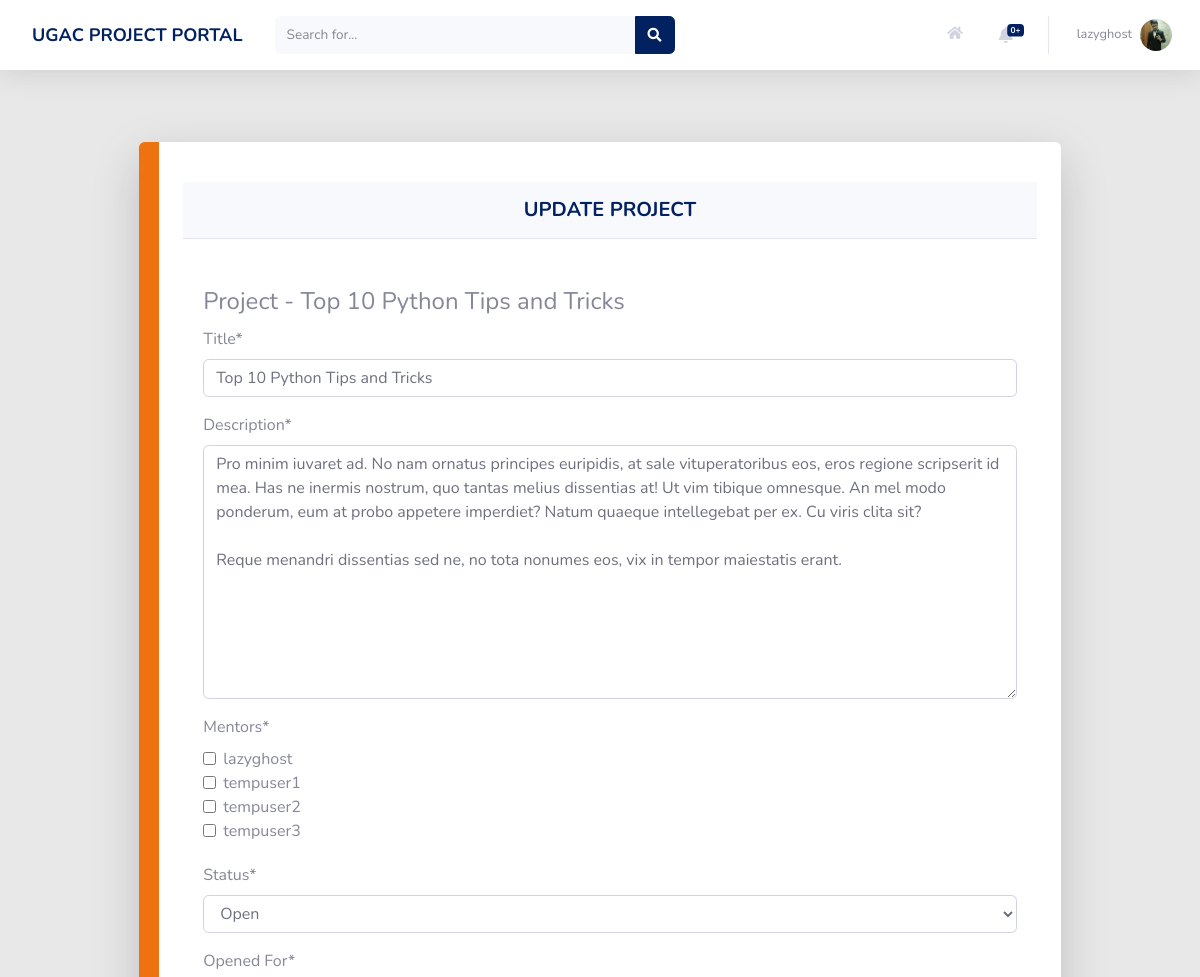
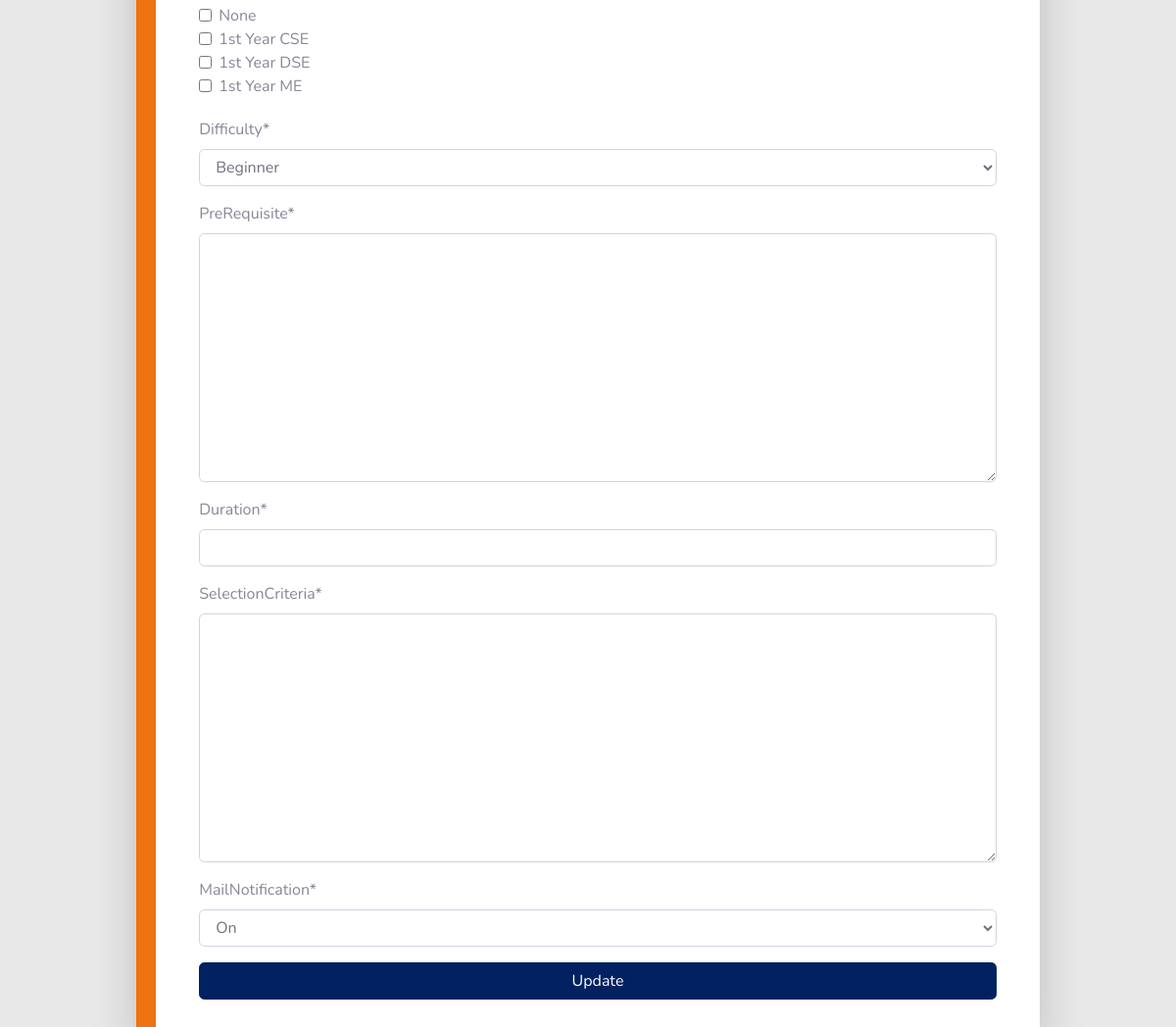
Before: /project/26/update (signed in) with the older database file (2 pictures, top to bottom).
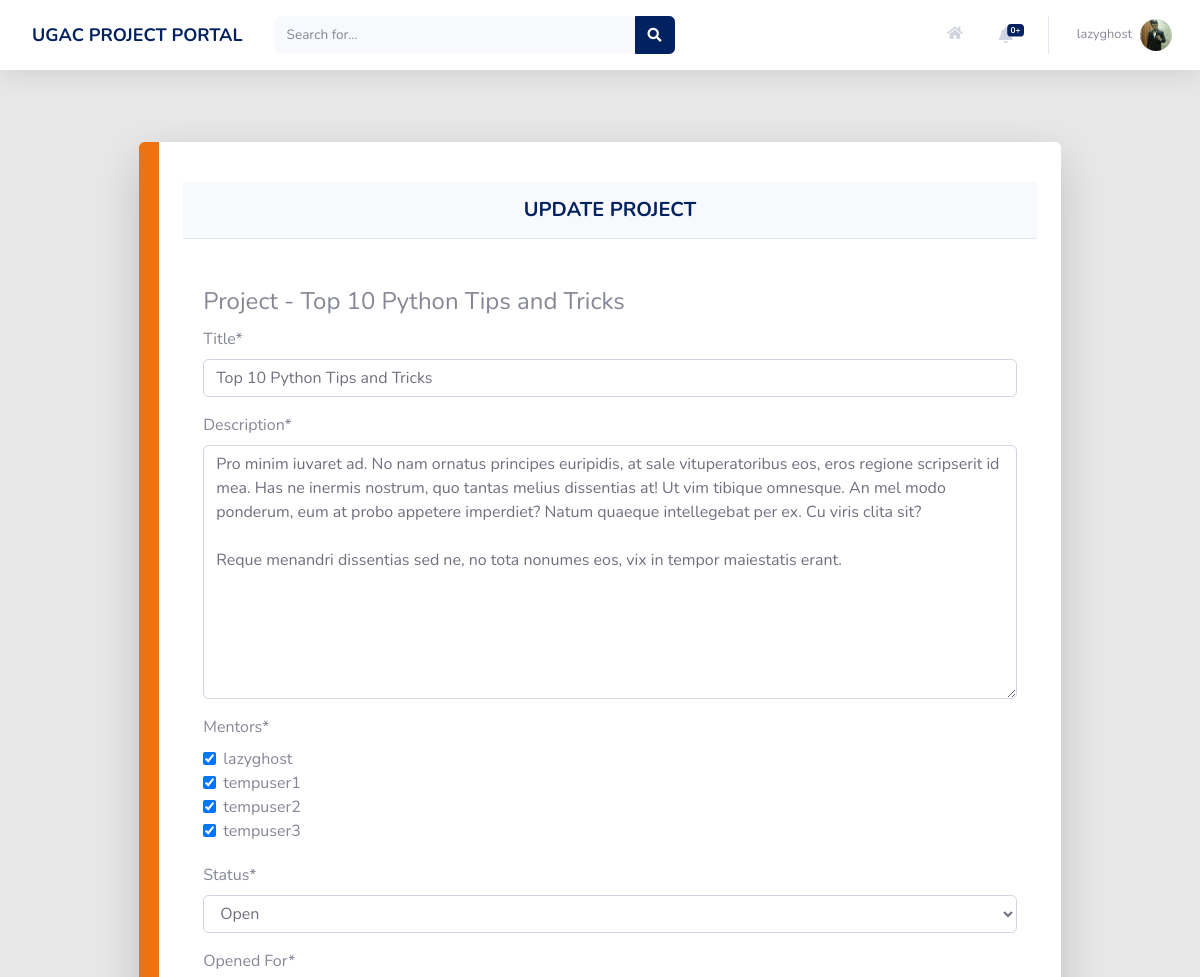
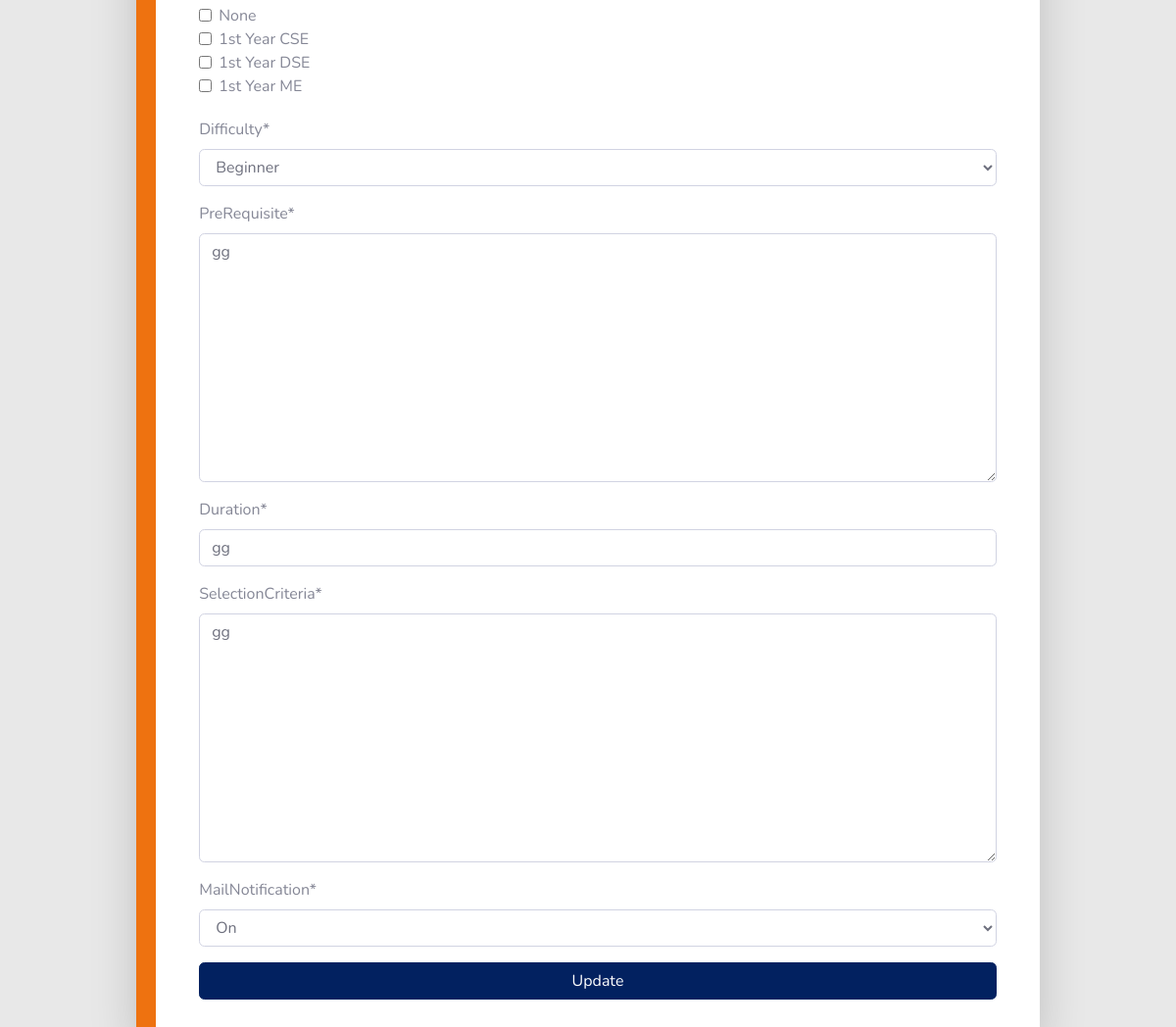
After: the same page with the newer database file (2 pictures, top to bottom).
### home/models.py (models this page shows, shortened)
class Project(models.Model):
    Title = models.CharField(max_length=30)
    Description = models.TextField()
    FloatedBy = models.ForeignKey(User, on_delete=models.CASCADE)
    Mentors = models.ManyToManyField(User, related_name='Mentors', blank = True)
    Status = models.CharField(max_length=10, choices=STATUS_CHOICES, default='Open')
    OpenedFor = models.CharField(max_length=300)
    Difficulty = models.CharField(max_length=15, choices=DIFFICULTY_CHOICES, default='Beginner')
    PreRequisite = models.TextField()
    Duration = models.CharField(max_length=30)
    DatePosted = models.DateTimeField(default = timezone.now)
    SelectionCriteria = models.TextField()
    MailNotification = models.CharField(max_length=5, choices=NOTIFICATION_CHOICES,default='On')
    ApplyRequest = models.ManyToManyField(User, related_name='ApplyRequest', blank = True)
    AlreadyApplied = models.ManyToManyField(User, related_name='AlreadyApplied', blank = True)

### home/decorators.py (the view)
    def wrap(request, *args, **kwargs):
        project = Project.objects.get(pk=kwargs['project_id'])
        if project.FloatedBy == request.user:
            return function(request, *args, **kwargs)
        else:
            raise PermissionDenied

### home/templates/home/projectUpdate.html (shortened to what this page needs)
{% extends 'home/base.html' %}
{% load crispy_forms_tags %}
{% block content %}
<div >
	<br>
	<br>
		<div class="container card shadow-lg py-3" style="width:80%; border-left: 20px solid #EE7210">
			<br>
			<div class="card-header py-3" >
		      <h5 class="m-0 font-weight-bold text-primary text-center">UPDATE PROJECT</h5>
		  </div>
			<br>
		<div class="card-body">
			<form method="POST">
			<fieldset>
				<legend>Project - {{ project_title }}</legend>
				{{ project_form|crispy }}
			</fieldset>
			<div>
				<button class="btn btn-primary btn-user btn-block" type="submit">Update</button>
			</div>
		</form>
		</div>
		</div>
	<br>
	<br>
</div>
{% endblock content %}

Changed rows visible on the page:
changed Project "Top 10 Python Tips and Tricks": PreRequisite (not shown) → "gg"; Duration (not shown) → "gg"; SelectionCriteria (not shown) → "gg"
Other visible differences:
form field Mentors: "☐ ☐ ☐ ☐" → "☑ ☑ ☑ ☑"
